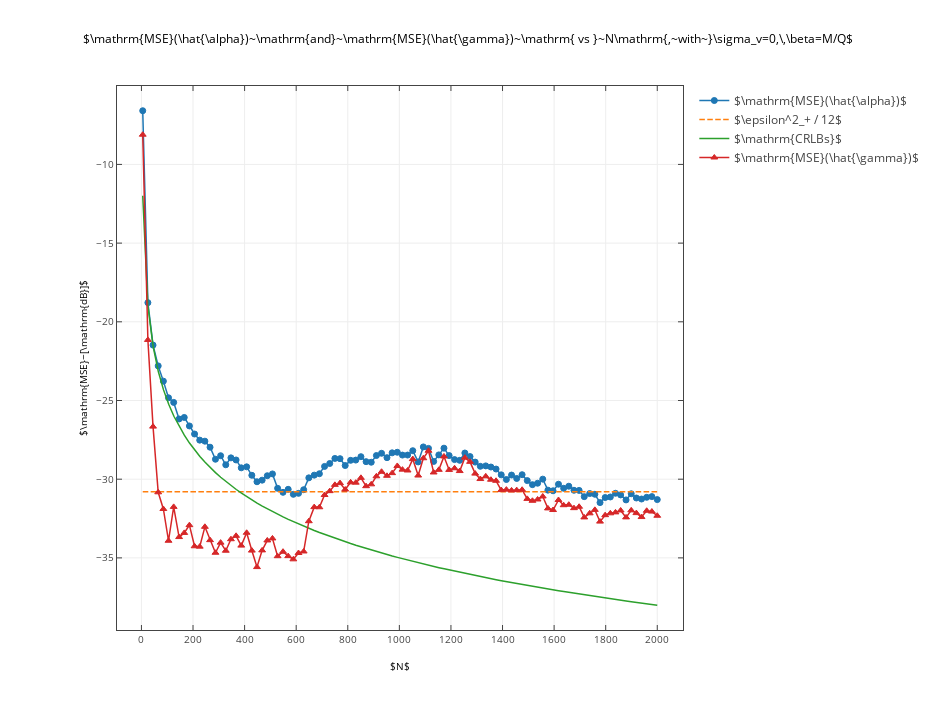

Write notebook code for a chart like this one.
### Markdown cell above
### Plotting

### Code cell
# Load data from npz file
( nrof_samples_grid, alpha_error, epsilon, nrof_samples_CRLB, CRLB_alpha, CRLB_gamma, gamma_error,
 export_to_latex, interactive, beta, psi, gamma, alpha, SNR_out ) = itemgetter( 'nrof_samples_grid',
 'alpha_error', 'epsilon', 'nrof_samples_CRLB', 'CRLB_alpha', 'CRLB_gamma', 'gamma_error', 
 'export_to_latex', 'interactive', 'beta', 'psi', 'gamma', 'alpha', 'SNR_out' )(
 np.load( "epsilon_phenomenon.npz" ) )

print( "Plotting results for alpha = %f, beta = %f, gamma = %f, psi = %f, and SNR_w = %f"%( 
        alpha, beta, gamma, psi, SNR_out ) )

# Set up figure
plt.figure( figsize = [13,10] )
# Plot MSE for alpha
plt.plot( nrof_samples_grid, alpha_error, 'o-', label = r"$\mathrm{MSE}(\hat{\alpha})$" )
# Plot epsilon^2_+/12 as a straight line
plt.plot( nrof_samples_grid, 
          10 * np.log10( epsilon**2 / 12 ) * np.ones_like( nrof_samples_grid ), '--',
         label = r"$\epsilon^2_+ / 12$" )
# If the two parameters have different scales
if not np.abs( psi ) == 1:
    # Plot the CRLBs
    plt.plot( nrof_samples_CRLB, 10*np.log10( CRLB_alpha ), label = r"$\mathrm{CRLB}(\alpha)$" )
    plt.plot( nrof_samples_CRLB, 10*np.log10( CRLB_gamma ), label = r"$\mathrm{CRLB}(\gamma)$" )
    # Plot psi^2 epsilon^2_+/12 (scale of alpha)
    plt.plot( nrof_samples_grid, 
          10 * np.log10( (psi * epsilon)**2 / 12 ) * np.ones_like( nrof_samples_grid ), '--',
         label = r"$(\psi \epsilon)^2_+ / 12$" )
else:
    plt.plot( nrof_samples_CRLB, 10*np.log10( CRLB_alpha ), label = r"$\mathrm{CRLBs}$" )
# Plot MSE for gamma
plt.plot( nrof_samples_grid, gamma_error, '^-', label = r"$\mathrm{MSE}(\hat{\gamma})$" )
# Activate grid, set title, and configure labels and legend
plt.grid( True, which = 'both' )
plt.title( r"$\mathrm{MSE}(\hat{\alpha})~\mathrm{and}~\mathrm{MSE}(\hat{\gamma})~" + 
           r"\mathrm{ vs }~N\mathrm{,~with~}\sigma_v=0,\,\beta=M/Q$" )
plt.xlabel( r"$N$" )
plt.ylabel( r"$\mathrm{MSE}~[\mathrm{dB}]$")
plt.legend(  )

# Export to TikZ, if required
if export_to_latex:
    tikz_save( "epsilon_phenomenon.tex" )

# Show interactive or static version, as required
if interactive:
    mpl_to_pltly( plt.gcf( ) )
else:
    plt.show( )

### Figure 1 — Plotly figure (JSON) as saved in the notebook; plotly's stock layout.template omitted (floating-point values rounded to 4 significant figures)
{"data": [{"line": {"color": "rgba (31, 119, 180, 1)", "dash": "solid", "width": 1.5}, "marker": {"color": "#1F77B4", "line": {"color": "#1F77B4", "width": 1}, "opacity": 1, "size": 6, "symbol": "circle"}, "mode": "lines+markers", "name": "$\\mathrm{MSE}(\\hat{\\alpha})$", "type": "scatter", "uid": "b4c94db4-8708-45b5-982a-db1596c6b985", "x": [5, 25, 45, 65, 85, 105, 125, 146, 166, 186, 206, 226, 246, 266, 287, 307, 327, 347, 367, 387, 408, 428, 448, 468, 488, 508, 528, 549, 569, 589, 609, 629, 649, 670, 690, 710, 730, 750, 770, 790, 811, 831, 851, 871, 891, 911, 931, 952, 972, 992, 1012, 1032, 1052, 1073, 1093, 1113, 1133, 1153, 1173, 1193, 1214, 1234, 1254, 1274, 1294, 1314, 1335, 1355, 1375, 1395, 1415, 1435, 1455, 1476, 1496, 1516, 1536, 1556, 1576, 1596, 1617, 1637, 1657, 1677, 1697, 1717, 1738, 1758, 1778, 1798, 1818, 1838, 1858, 1879, 1899, 1919, 1939, 1959, 1979, 2000], "xaxis": "x", "y": [-6.589, -18.78, -21.48, -22.8, -23.77, -24.83, -25.12, -26.17, -26.08, -26.62, -27.13, -27.52, -27.58, -27.97, -28.73, -28.51, -29.08, -28.64, -28.78, -29.28, -29.21, -29.75, -30.16, -30.06, -29.78, -29.66, -30.58, -30.83, -30.64, -30.96, -30.9, -30.67, -29.91, -29.74, -29.65, -29.19, -29.0, -28.68, -28.7, -29.13, -28.8, -28.79, -28.57, -28.88, -28.92, -28.5, -28.35, -28.63, -28.33, -28.29, -28.47, -28.47, -28.19, -28.9, -27.95, -28.04, -28.87, -28.46, -28.03, -28.5, -28.75, -28.8, -28.34, -28.56, -28.91, -29.18, -29.15, -29.23, -29.35, -29.73, -30.02, -29.74, -29.95, -29.71, -30.09, -30.35, -30.26, -30.0, -30.7, -30.74, -30.32, -30.58, -30.45, -30.7, -30.71, -31.11, -30.91, -30.96, -31.49, -31.17, -31.13, -30.9, -31.0, -31.32, -30.93, -31.2, -31.26, -31.15, -31.11, -31.3], "yaxis": "y"}, {"line": {"color": "rgba (255, 127, 14, 1)", "dash": "5.550000000000001px,2.4000000000000004px", "width": 1.5}, "mode": "lines", "name": "$\\epsilon^2_+ / 12$", "type": "scatter", "uid": "12f78c13-12d6-4bd3-a546-9d31333a8390", "x": [5, 25, 45, 65, 85, 105, 125, 146, 166, 186, 206, 226, 246, 266, 287, 307, 327, 347, 367, 387, 408, 428, 448, 468, 488, 508, 528, 549, 569, 589, 609, 629, 649, 670, 690, 710, 730, 750, 770, 790, 811, 831, 851, 871, 891, 911, 931, 952, 972, 992, 1012, 1032, 1052, 1073, 1093, 1113, 1133, 1153, 1173, 1193, 1214, 1234, 1254, 1274, 1294, 1314, 1335, 1355, 1375, 1395, 1415, 1435, 1455, 1476, 1496, 1516, 1536, 1556, 1576, 1596, 1617, 1637, 1657, 1677, 1697, 1717, 1738, 1758, 1778, 1798, 1818, 1838, 1858, 1879, 1899, 1919, 1939, 1959, 1979, 2000], "xaxis": "x", "y": [-30.79, -30.79, -30.79, -30.79, -30.79, -30.79, -30.79, -30.79, -30.79, -30.79, -30.79, -30.79, -30.79, -30.79, -30.79, -30.79, -30.79, -30.79, -30.79, -30.79, -30.79, -30.79, -30.79, -30.79, -30.79, -30.79, -30.79, -30.79, -30.79, -30.79, -30.79, -30.79, -30.79, -30.79, -30.79, -30.79, -30.79, -30.79, -30.79, -30.79, -30.79, -30.79, -30.79, -30.79, -30.79, -30.79, -30.79, -30.79, -30.79, -30.79, -30.79, -30.79, -30.79, -30.79, -30.79, -30.79, -30.79, -30.79, -30.79, -30.79, -30.79, -30.79, -30.79, -30.79, -30.79, -30.79, -30.79, -30.79, -30.79, -30.79, -30.79, -30.79, -30.79, -30.79, -30.79, -30.79, -30.79, -30.79, -30.79, -30.79, -30.79, -30.79, -30.79, -30.79, -30.79, -30.79, -30.79, -30.79, -30.79, -30.79, -30.79, -30.79, -30.79, -30.79, -30.79, -30.79, -30.79, -30.79, -30.79, -30.79], "yaxis": "y"}, {"line": {"color": "rgba (44, 160, 44, 1)", "dash": "solid", "width": 1.5}, "mode": "lines", "name": "$\\mathrm{CRLBs}$", "type": "scatter", "uid": "c213a3f0-f5f7-4693-92f1-0c62aa89ba56", "x": [5, 25.15, 45.3, 65.45, 85.61, 105.8, 125.9, 146.1, 166.2, 186.4, 206.5, 226.7, 246.8, 267.0, 287.1, 307.3, 327.4, 347.6, 367.7, 387.9, 408.0, 428.2, 448.3, 468.5, 488.6, 508.8, 528.9, 549.1, 569.2, 589.4, 609.5, 629.7, 649.8, 670, 690.2, 710.3, 730.5, 750.6, 770.8, 790.9, 811.1, 831.2, 851.4, 871.5, 891.7, 911.8, 932.0, 952.1, 972.3, 992.4, 1013.0, 1033.0, 1053.0, 1073.0, 1093.0, 1113.0, 1133.0, 1154.0, 1174.0, 1194.0, 1214.0, 1234.0, 1254.0, 1275.0, 1295.0, 1315.0, 1335, 1355.0, 1375.0, 1395.0, 1416.0, 1436.0, 1456.0, 1476.0, 1496.0, 1516.0, 1537.0, 1557.0, 1577.0, 1597.0, 1617.0, 1637.0, 1657.0, 1678.0, 1698.0, 1718.0, 1738.0, 1758.0, 1778.0, 1798.0, 1819.0, 1839.0, 1859.0, 1879.0, 1899.0, 1919.0, 1940.0, 1960.0, 1980.0, 2000], "xaxis": "x", "y": [-11.99, -19.01, -21.56, -23.16, -24.33, -25.24, -26.0, -26.65, -27.21, -27.7, -28.15, -28.55, -28.92, -29.26, -29.58, -29.88, -30.15, -30.41, -30.66, -30.89, -31.11, -31.32, -31.52, -31.71, -31.89, -32.07, -32.23, -32.4, -32.55, -32.7, -32.85, -32.99, -33.13, -33.26, -33.39, -33.51, -33.64, -33.75, -33.87, -33.98, -34.09, -34.2, -34.3, -34.4, -34.5, -34.6, -34.69, -34.79, -34.88, -34.97, -35.05, -35.14, -35.22, -35.31, -35.39, -35.47, -35.54, -35.62, -35.7, -35.77, -35.84, -35.91, -35.98, -36.05, -36.12, -36.19, -36.25, -36.32, -36.38, -36.45, -36.51, -36.57, -36.63, -36.69, -36.75, -36.81, -36.87, -36.92, -36.98, -37.03, -37.09, -37.14, -37.19, -37.25, -37.3, -37.35, -37.4, -37.45, -37.5, -37.55, -37.6, -37.65, -37.69, -37.74, -37.79, -37.83, -37.88, -37.92, -37.97, -38.01], "yaxis": "y"}, {"line": {"color": "rgba (214, 39, 40, 1)", "dash": "solid", "width": 1.5}, "marker": {"color": "#D62728", "line": {"color": "#D62728", "width": 1}, "opacity": 1, "size": 6, "symbol": "triangle-up"}, "mode": "lines+markers", "name": "$\\mathrm{MSE}(\\hat{\\gamma})$", "type": "scatter", "uid": "8db40b90-cc60-4214-a1ca-b707c1d66018", "x": [5, 25, 45, 65, 85, 105, 125, 146, 166, 186, 206, 226, 246, 266, 287, 307, 327, 347, 367, 387, 408, 428, 448, 468, 488, 508, 528, 549, 569, 589, 609, 629, 649, 670, 690, 710, 730, 750, 770, 790, 811, 831, 851, 871, 891, 911, 931, 952, 972, 992, 1012, 1032, 1052, 1073, 1093, 1113, 1133, 1153, 1173, 1193, 1214, 1234, 1254, 1274, 1294, 1314, 1335, 1355, 1375, 1395, 1415, 1435, 1455, 1476, 1496, 1516, 1536, 1556, 1576, 1596, 1617, 1637, 1657, 1677, 1697, 1717, 1738, 1758, 1778, 1798, 1818, 1838, 1858, 1879, 1899, 1919, 1939, 1959, 1979, 2000], "xaxis": "x", "y": [-8.111, -21.15, -26.66, -30.83, -31.89, -33.91, -31.76, -33.68, -33.41, -32.92, -34.26, -34.28, -33.03, -33.87, -34.67, -34.03, -34.54, -33.81, -33.6, -34.22, -33.41, -34.54, -35.58, -34.52, -33.89, -33.76, -34.89, -34.61, -34.89, -35.09, -34.69, -34.59, -32.67, -31.77, -31.78, -31.0, -30.76, -30.36, -30.25, -30.66, -30.2, -30.22, -29.91, -30.44, -30.33, -29.82, -29.53, -29.79, -29.61, -29.16, -29.39, -29.45, -28.72, -29.77, -28.67, -28.19, -29.57, -29.41, -28.55, -29.41, -29.31, -29.48, -28.63, -28.9, -29.64, -29.99, -29.82, -30.03, -30.1, -30.69, -30.66, -30.71, -30.69, -30.67, -31.25, -31.37, -31.29, -31.1, -31.86, -31.96, -31.32, -31.65, -31.62, -31.84, -31.75, -32.43, -32.17, -31.95, -32.69, -32.28, -32.17, -32.11, -31.99, -32.43, -31.98, -32.16, -32.41, -32.01, -32.06, -32.32], "yaxis": "y"}], "layout": {"autosize": false, "height": 720, "hovermode": "closest", "margin": {"b": 90, "l": 117, "pad": 0, "r": 93, "t": 86}, "showlegend": true, "title": {"font": {"color": "#000000", "size": 12}, "text": "$\\mathrm{MSE}(\\hat{\\alpha})~\\mathrm{and}~\\mathrm{MSE}(\\hat{\\gamma})~\\mathrm{ vs }~N\\mathrm{,~with~}\\sigma_v=0,\\,\\beta=M/Q$"}, "width": 936, "xaxis": {"anchor": "y", "domain": [0, 1], "mirror": "ticks", "nticks": 11, "range": [-94.75, 2100.0], "showgrid": true, "showline": true, "side": "bottom", "tickfont": {"size": 10}, "ticks": "inside", "title": {"font": {"color": "#000000", "size": 10}, "text": "$N$"}, "type": "linear", "zeroline": false}, "yaxis": {"anchor": "x", "domain": [0, 1], "mirror": "ticks", "nticks": 8, "range": [-39.58, -5.018], "showgrid": true, "showline": true, "side": "left", "tickfont": {"size": 10}, "ticks": "inside", "title": {"font": {"color": "#000000", "size": 10}, "text": "$\\mathrm{MSE}~[\\mathrm{dB}]$"}, "type": "linear", "zeroline": false}}}
